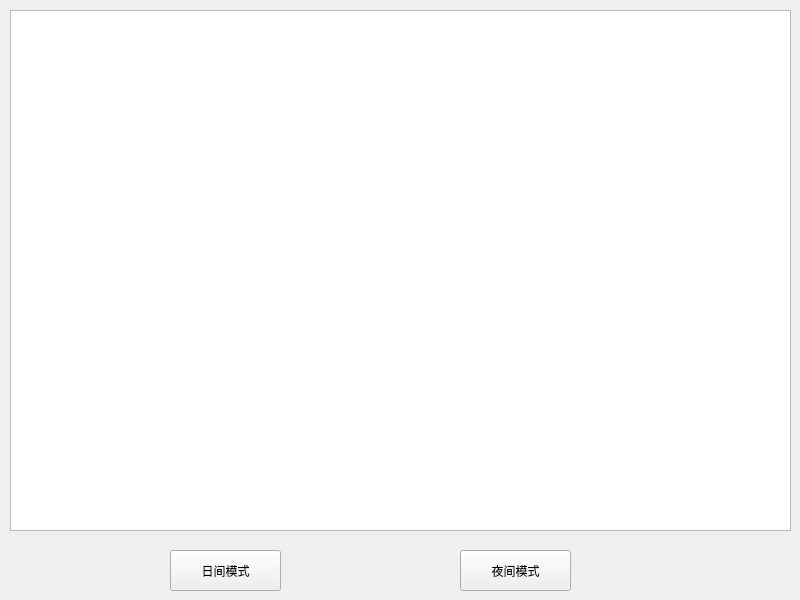
<?xml version="1.0" encoding="UTF-8"?>
<ui version="4.0">
 <class>Widget</class>
 <widget class="QWidget" name="Widget">
  <property name="geometry">
   <rect>
    <x>0</x>
    <y>0</y>
    <width>800</width>
    <height>600</height>
   </rect>
  </property>
  <property name="windowTitle">
   <string>Widget</string>
  </property>
  <widget class="QPlainTextEdit" name="plainTextEdit">
   <property name="geometry">
    <rect>
     <x>10</x>
     <y>10</y>
     <width>781</width>
     <height>521</height>
    </rect>
   </property>
  </widget>
  <widget class="QPushButton" name="pushButton_light">
   <property name="geometry">
    <rect>
     <x>170</x>
     <y>550</y>
     <width>111</width>
     <height>41</height>
    </rect>
   </property>
   <property name="text">
    <string>日间模式</string>
   </property>
  </widget>
  <widget class="QPushButton" name="pushButton_dark">
   <property name="geometry">
    <rect>
     <x>460</x>
     <y>550</y>
     <width>111</width>
     <height>41</height>
    </rect>
   </property>
   <property name="text">
    <string>夜间模式</string>
   </property>
  </widget>
 </widget>
 <resources/>
 <connections/>
</ui>
